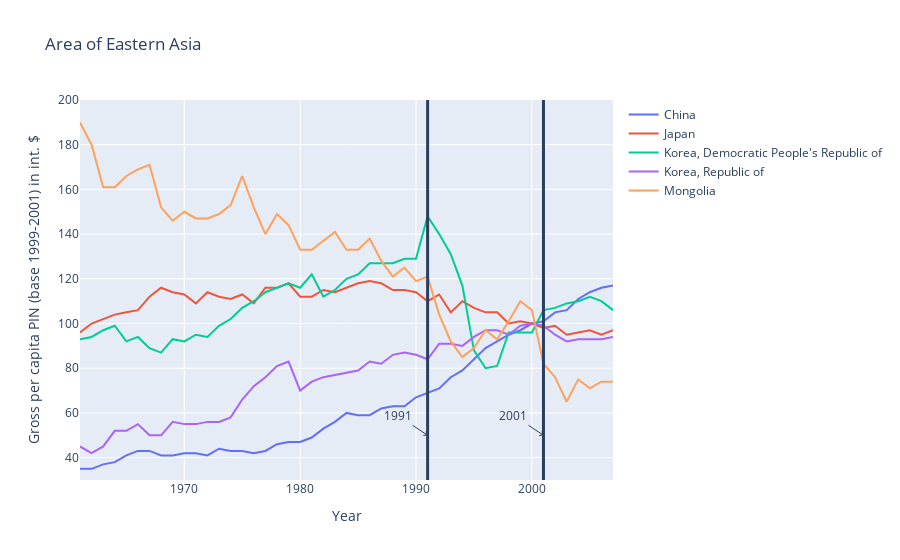

Notebook cell for this chart:
### Markdown cell above
Here we can see where the U.S.S.R collapsed and the FAO data from the UN start to seperate out into Central Asia in 1992.  Lets now zoom down into Eastern Asia and see whats going on there.

### Code cell
# Selecting only the countries on the continent of Asia
eastern_asia = {'China', 'Japan', 'Korea, Republic of', 'Korea, Democratic People\'s Republic of', 'Mongolia'}
eastern_name = 'Area of Eastern Asia'

# Creating value to use acrost multiple chart types
eastern_asia_data = extract_data(eastern_asia)

# Generating the plot
fig = px.line(eastern_asia_data, x='year', y='value', color='country_or_area', hover_name='country_or_area', hover_data=['year', 'value'], title=eastern_name
             ).for_each_trace(lambda t: t.update(name=t.name.replace('country_or_area=','')))

# Updating the x and y axis titles to reflect the data
fig.update_xaxes(title_text='Year')
fig.update_yaxes(title_text='Gross per capita PIN (base 1999-2001) in int. $')
fig.update_yaxes(range=[30, 200])

# Adding a line and annotation to the year 1991 to represent the collapse of the USSR
fig.add_shape(go.layout.Shape(type="line", x0=1991, y0=0, x1=1991, y1=300, line=dict(width=3)))
fig.add_annotation(go.layout.Annotation(x=1991, y=50, text='1991'))

# Adding a line and annotation to the year 2001 to represent the tech stock collapse
fig.add_shape(go.layout.Shape(type="line", x0=2001, y0=0, x1=2001, y1=300, line=dict(width=3)))
fig.add_annotation(go.layout.Annotation(x=2001, y=50, text='2001'))
fig.update_annotations(dict(xref='x', yref="y", showarrow=True, arrowhead=4, ax=-30, ay=-20))
fig.show()

### Figure 1 — Plotly figure (JSON) as saved in the notebook; plotly's stock layout.template omitted (floating-point values rounded to 4 significant figures)
{"data": [{"customdata": [[1961, 35], [1962, 35], [1963, 37], [1964, 38], [1965, 41], [1966, 43], [1967, 43], [1968, 41], [1969, 41], [1970, 42], [1971, 42], [1972, 41], [1973, 44], [1974, 43], [1975, 43], [1976, 42], [1977, 43], [1978, 46], [1979, 47], [1980, 47], [1981, 49], [1982, 53], [1983, 56], [1984, 60], [1985, 59], [1986, 59], [1987, 62], [1988, 63], [1989, 63], [1990, 67], [1991, 69], [1992, 71], [1993, 76], [1994, 79], [1995, 84], [1996, 89], [1997, 92], [1998, 95], [1999, 97], [2000, 100], [2001, 101], [2002, 105], [2003, 106], [2004, 111], [2005, 114], [2006, 116], [2007, 117]], "hoverlabel": {"namelength": 0}, "hovertemplate": "<b>%{hovertext}</b><br><br>country_or_area=China<br>year=%{customdata[0]}<br>value=%{customdata[1]}", "hovertext": ["China", "China", "China", "China", "China", "China", "China", "China", "China", "China", "China", "China", "China", "China", "China", "China", "China", "China", "China", "China", "China", "China", "China", "China", "China", "China", "China", "China", "China", "China", "China", "China", "China", "China", "China", "China", "China", "China", "China", "China", "China", "China", "China", "China", "China", "China", "China"], "legendgroup": "country_or_area=China", "line": {"color": "#636efa", "dash": "solid"}, "mode": "lines", "name": "China", "showlegend": true, "type": "scatter", "x": [1961, 1962, 1963, 1964, 1965, 1966, 1967, 1968, 1969, 1970, 1971, 1972, 1973, 1974, 1975, 1976, 1977, 1978, 1979, 1980, 1981, 1982, 1983, 1984, 1985, 1986, 1987, 1988, 1989, 1990, 1991, 1992, 1993, 1994, 1995, 1996, 1997, 1998, 1999, 2000, 2001, 2002, 2003, 2004, 2005, 2006, 2007], "xaxis": "x", "y": [35, 35, 37, 38, 41, 43, 43, 41, 41, 42, 42, 41, 44, 43, 43, 42, 43, 46, 47, 47, 49, 53, 56, 60, 59, 59, 62, 63, 63, 67, 69, 71, 76, 79, 84, 89, 92, 95, 97, 100, 101, 105, 106, 111, 114, 116, 117], "yaxis": "y"}, {"customdata": [[1961, 96], [1962, 100], [1963, 102], [1964, 104], [1965, 105], [1966, 106], [1967, 112], [1968, 116], [1969, 114], [1970, 113], [1971, 109], [1972, 114], [1973, 112], [1974, 111], [1975, 113], [1976, 109], [1977, 116], [1978, 116], [1979, 118], [1980, 112], [1981, 112], [1982, 115], [1983, 114], [1984, 116], [1985, 118], [1986, 119], [1987, 118], [1988, 115], [1989, 115], [1990, 114], [1991, 110], [1992, 113], [1993, 105], [1994, 110], [1995, 107], [1996, 105], [1997, 105], [1998, 100], [1999, 101], [2000, 100], [2001, 98], [2002, 99], [2003, 95], [2004, 96], [2005, 97], [2006, 95], [2007, 97]], "hoverlabel": {"namelength": 0}, "hovertemplate": "<b>%{hovertext}</b><br><br>country_or_area=Japan<br>year=%{customdata[0]}<br>value=%{customdata[1]}", "hovertext": ["Japan", "Japan", "Japan", "Japan", "Japan", "Japan", "Japan", "Japan", "Japan", "Japan", "Japan", "Japan", "Japan", "Japan", "Japan", "Japan", "Japan", "Japan", "Japan", "Japan", "Japan", "Japan", "Japan", "Japan", "Japan", "Japan", "Japan", "Japan", "Japan", "Japan", "Japan", "Japan", "Japan", "Japan", "Japan", "Japan", "Japan", "Japan", "Japan", "Japan", "Japan", "Japan", "Japan", "Japan", "Japan", "Japan", "Japan"], "legendgroup": "country_or_area=Japan", "line": {"color": "#EF553B", "dash": "solid"}, "mode": "lines", "name": "Japan", "showlegend": true, "type": "scatter", "x": [1961, 1962, 1963, 1964, 1965, 1966, 1967, 1968, 1969, 1970, 1971, 1972, 1973, 1974, 1975, 1976, 1977, 1978, 1979, 1980, 1981, 1982, 1983, 1984, 1985, 1986, 1987, 1988, 1989, 1990, 1991, 1992, 1993, 1994, 1995, 1996, 1997, 1998, 1999, 2000, 2001, 2002, 2003, 2004, 2005, 2006, 2007], "xaxis": "x", "y": [96, 100, 102, 104, 105, 106, 112, 116, 114, 113, 109, 114, 112, 111, 113, 109, 116, 116, 118, 112, 112, 115, 114, 116, 118, 119, 118, 115, 115, 114, 110, 113, 105, 110, 107, 105, 105, 100, 101, 100, 98, 99, 95, 96, 97, 95, 97], "yaxis": "y"}, {"customdata": [[1961, 93], [1962, 94], [1963, 97], [1964, 99], [1965, 92], [1966, 94], [1967, 89], [1968, 87], [1969, 93], [1970, 92], [1971, 95], [1972, 94], [1973, 99], [1974, 102], [1975, 107], [1976, 110], [1977, 114], [1978, 116], [1979, 118], [1980, 116], [1981, 122], [1982, 112], [1983, 115], [1984, 120], [1985, 122], [1986, 127], [1987, 127], [1988, 127], [1989, 129], [1990, 129], [1991, 148], [1992, 140], [1993, 131], [1994, 117], [1995, 88], [1996, 80], [1997, 81], [1998, 96], [1999, 96], [2000, 96], [2001, 106], [2002, 107], [2003, 109], [2004, 110], [2005, 112], [2006, 110], [2007, 106]], "hoverlabel": {"namelength": 0}, "hovertemplate": "<b>%{hovertext}</b><br><br>country_or_area=Korea, Democratic People's Republic of<br>year=%{customdata[0]}<br>value=%{customdata[1]}", "hovertext": ["Korea, Democratic People's Republic of", "Korea, Democratic People's Republic of", "Korea, Democratic People's Republic of", "Korea, Democratic People's Republic of", "Korea, Democratic People's Republic of", "Korea, Democratic People's Republic of", "Korea, Democratic People's Republic of", "Korea, Democratic People's Republic of", "Korea, Democratic People's Republic of", "Korea, Democratic People's Republic of", "Korea, Democratic People's Republic of", "Korea, Democratic People's Republic of", "Korea, Democratic People's Republic of", "Korea, Democratic People's Republic of", "Korea, Democratic People's Republic of", "Korea, Democratic People's Republic of", "Korea, Democratic People's Republic of", "Korea, Democratic People's Republic of", "Korea, Democratic People's Republic of", "Korea, Democratic People's Republic of", "Korea, Democratic People's Republic of", "Korea, Democratic People's Republic of", "Korea, Democratic People's Republic of", "Korea, Democratic People's Republic of", "Korea, Democratic People's Republic of", "Korea, Democratic People's Republic of", "Korea, Democratic People's Republic of", "Korea, Democratic People's Republic of", "Korea, Democratic People's Republic of", "Korea, Democratic People's Republic of", "Korea, Democratic People's Republic of", "Korea, Democratic People's Republic of", "Korea, Democratic People's Republic of", "Korea, Democratic People's Republic of", "Korea, Democratic People's Republic of", "Korea, Democratic People's Republic of", "Korea, Democratic People's Republic of", "Korea, Democratic People's Republic of", "Korea, Democratic People's Republic of", "Korea, Democratic People's Republic of", "Korea, Democratic People's Republic of", "Korea, Democratic People's Republic of", "Korea, Democratic People's Republic of", "Korea, Democratic People's Republic of", "Korea, Democratic People's Republic of", "Korea, Democratic People's Republic of", "Korea, Democratic People's Republic of"], "legendgroup": "country_or_area=Korea, Democratic People's Republic of", "line": {"color": "#00cc96", "dash": "solid"}, "mode": "lines", "name": "Korea, Democratic People's Republic of", "showlegend": true, "type": "scatter", "x": [1961, 1962, 1963, 1964, 1965, 1966, 1967, 1968, 1969, 1970, 1971, 1972, 1973, 1974, 1975, 1976, 1977, 1978, 1979, 1980, 1981, 1982, 1983, 1984, 1985, 1986, 1987, 1988, 1989, 1990, 1991, 1992, 1993, 1994, 1995, 1996, 1997, 1998, 1999, 2000, 2001, 2002, 2003, 2004, 2005, 2006, 2007], "xaxis": "x", "y": [93, 94, 97, 99, 92, 94, 89, 87, 93, 92, 95, 94, 99, 102, 107, 110, 114, 116, 118, 116, 122, 112, 115, 120, 122, 127, 127, 127, 129, 129, 148, 140, 131, 117, 88, 80, 81, 96, 96, 96, 106, 107, 109, 110, 112, 110, 106], "yaxis": "y"}, {"customdata": [[1961, 45], [1962, 42], [1963, 45], [1964, 52], [1965, 52], [1966, 55], [1967, 50], [1968, 50], [1969, 56], [1970, 55], [1971, 55], [1972, 56], [1973, 56], [1974, 58], [1975, 66], [1976, 72], [1977, 76], [1978, 81], [1979, 83], [1980, 70], [1981, 74], [1982, 76], [1983, 77], [1984, 78], [1985, 79], [1986, 83], [1987, 82], [1988, 86], [1989, 87], [1990, 86], [1991, 84], [1992, 91], [1993, 91], [1994, 90], [1995, 94], [1996, 97], [1997, 97], [1998, 95], [1999, 99], [2000, 100], [2001, 99], [2002, 95], [2003, 92], [2004, 93], [2005, 93], [2006, 93], [2007, 94]], "hoverlabel": {"namelength": 0}, "hovertemplate": "<b>%{hovertext}</b><br><br>country_or_area=Korea, Republic of<br>year=%{customdata[0]}<br>value=%{customdata[1]}", "hovertext": ["Korea, Republic of", "Korea, Republic of", "Korea, Republic of", "Korea, Republic of", "Korea, Republic of", "Korea, Republic of", "Korea, Republic of", "Korea, Republic of", "Korea, Republic of", "Korea, Republic of", "Korea, Republic of", "Korea, Republic of", "Korea, Republic of", "Korea, Republic of", "Korea, Republic of", "Korea, Republic of", "Korea, Republic of", "Korea, Republic of", "Korea, Republic of", "Korea, Republic of", "Korea, Republic of", "Korea, Republic of", "Korea, Republic of", "Korea, Republic of", "Korea, Republic of", "Korea, Republic of", "Korea, Republic of", "Korea, Republic of", "Korea, Republic of", "Korea, Republic of", "Korea, Republic of", "Korea, Republic of", "Korea, Republic of", "Korea, Republic of", "Korea, Republic of", "Korea, Republic of", "Korea, Republic of", "Korea, Republic of", "Korea, Republic of", "Korea, Republic of", "Korea, Republic of", "Korea, Republic of", "Korea, Republic of", "Korea, Republic of", "Korea, Republic of", "Korea, Republic of", "Korea, Republic of"], "legendgroup": "country_or_area=Korea, Republic of", "line": {"color": "#ab63fa", "dash": "solid"}, "mode": "lines", "name": "Korea, Republic of", "showlegend": true, "type": "scatter", "x": [1961, 1962, 1963, 1964, 1965, 1966, 1967, 1968, 1969, 1970, 1971, 1972, 1973, 1974, 1975, 1976, 1977, 1978, 1979, 1980, 1981, 1982, 1983, 1984, 1985, 1986, 1987, 1988, 1989, 1990, 1991, 1992, 1993, 1994, 1995, 1996, 1997, 1998, 1999, 2000, 2001, 2002, 2003, 2004, 2005, 2006, 2007], "xaxis": "x", "y": [45, 42, 45, 52, 52, 55, 50, 50, 56, 55, 55, 56, 56, 58, 66, 72, 76, 81, 83, 70, 74, 76, 77, 78, 79, 83, 82, 86, 87, 86, 84, 91, 91, 90, 94, 97, 97, 95, 99, 100, 99, 95, 92, 93, 93, 93, 94], "yaxis": "y"}, {"customdata": [[1961, 190], [1962, 180], [1963, 161], [1964, 161], [1965, 166], [1966, 169], [1967, 171], [1968, 152], [1969, 146], [1970, 150], [1971, 147], [1972, 147], [1973, 149], [1974, 153], [1975, 166], [1976, 152], [1977, 140], [1978, 149], [1979, 144], [1980, 133], [1981, 133], [1982, 137], [1983, 141], [1984, 133], [1985, 133], [1986, 138], [1987, 128], [1988, 121], [1989, 125], [1990, 119], [1991, 121], [1992, 104], [1993, 92], [1994, 85], [1995, 89], [1996, 97], [1997, 93], [1998, 101], [1999, 110], [2000, 106], [2001, 82], [2002, 76], [2003, 65], [2004, 75], [2005, 71], [2006, 74], [2007, 74]], "hoverlabel": {"namelength": 0}, "hovertemplate": "<b>%{hovertext}</b><br><br>country_or_area=Mongolia<br>year=%{customdata[0]}<br>value=%{customdata[1]}", "hovertext": ["Mongolia", "Mongolia", "Mongolia", "Mongolia", "Mongolia", "Mongolia", "Mongolia", "Mongolia", "Mongolia", "Mongolia", "Mongolia", "Mongolia", "Mongolia", "Mongolia", "Mongolia", "Mongolia", "Mongolia", "Mongolia", "Mongolia", "Mongolia", "Mongolia", "Mongolia", "Mongolia", "Mongolia", "Mongolia", "Mongolia", "Mongolia", "Mongolia", "Mongolia", "Mongolia", "Mongolia", "Mongolia", "Mongolia", "Mongolia", "Mongolia", "Mongolia", "Mongolia", "Mongolia", "Mongolia", "Mongolia", "Mongolia", "Mongolia", "Mongolia", "Mongolia", "Mongolia", "Mongolia", "Mongolia"], "legendgroup": "country_or_area=Mongolia", "line": {"color": "#FFA15A", "dash": "solid"}, "mode": "lines", "name": "Mongolia", "showlegend": true, "type": "scatter", "x": [1961, 1962, 1963, 1964, 1965, 1966, 1967, 1968, 1969, 1970, 1971, 1972, 1973, 1974, 1975, 1976, 1977, 1978, 1979, 1980, 1981, 1982, 1983, 1984, 1985, 1986, 1987, 1988, 1989, 1990, 1991, 1992, 1993, 1994, 1995, 1996, 1997, 1998, 1999, 2000, 2001, 2002, 2003, 2004, 2005, 2006, 2007], "xaxis": "x", "y": [190, 180, 161, 161, 166, 169, 171, 152, 146, 150, 147, 147, 149, 153, 166, 152, 140, 149, 144, 133, 133, 137, 141, 133, 133, 138, 128, 121, 125, 119, 121, 104, 92, 85, 89, 97, 93, 101, 110, 106, 82, 76, 65, 75, 71, 74, 74], "yaxis": "y"}], "layout": {"annotations": [{"arrowhead": 4, "ax": -30, "ay": -20, "showarrow": true, "text": "1991", "x": 1991, "xref": "x", "y": 50, "yref": "y"}, {"arrowhead": 4, "ax": -30, "ay": -20, "showarrow": true, "text": "2001", "x": 2001, "xref": "x", "y": 50, "yref": "y"}], "autosize": true, "legend": {"tracegroupgap": 0}, "shapes": [{"line": {"width": 3}, "type": "line", "x0": 1991, "x1": 1991, "y0": 0, "y1": 300}, {"line": {"width": 3}, "type": "line", "x0": 2001, "x1": 2001, "y0": 0, "y1": 300}], "title": {"text": "Area of Eastern Asia"}, "xaxis": {"anchor": "y", "autorange": true, "domain": [0, 1], "range": [1961, 2007], "title": {"text": "Year"}, "type": "linear"}, "yaxis": {"anchor": "x", "domain": [0, 1], "range": [30, 200], "title": {"text": "Gross per capita PIN (base 1999-2001) in int. $"}, "type": "linear"}}}
